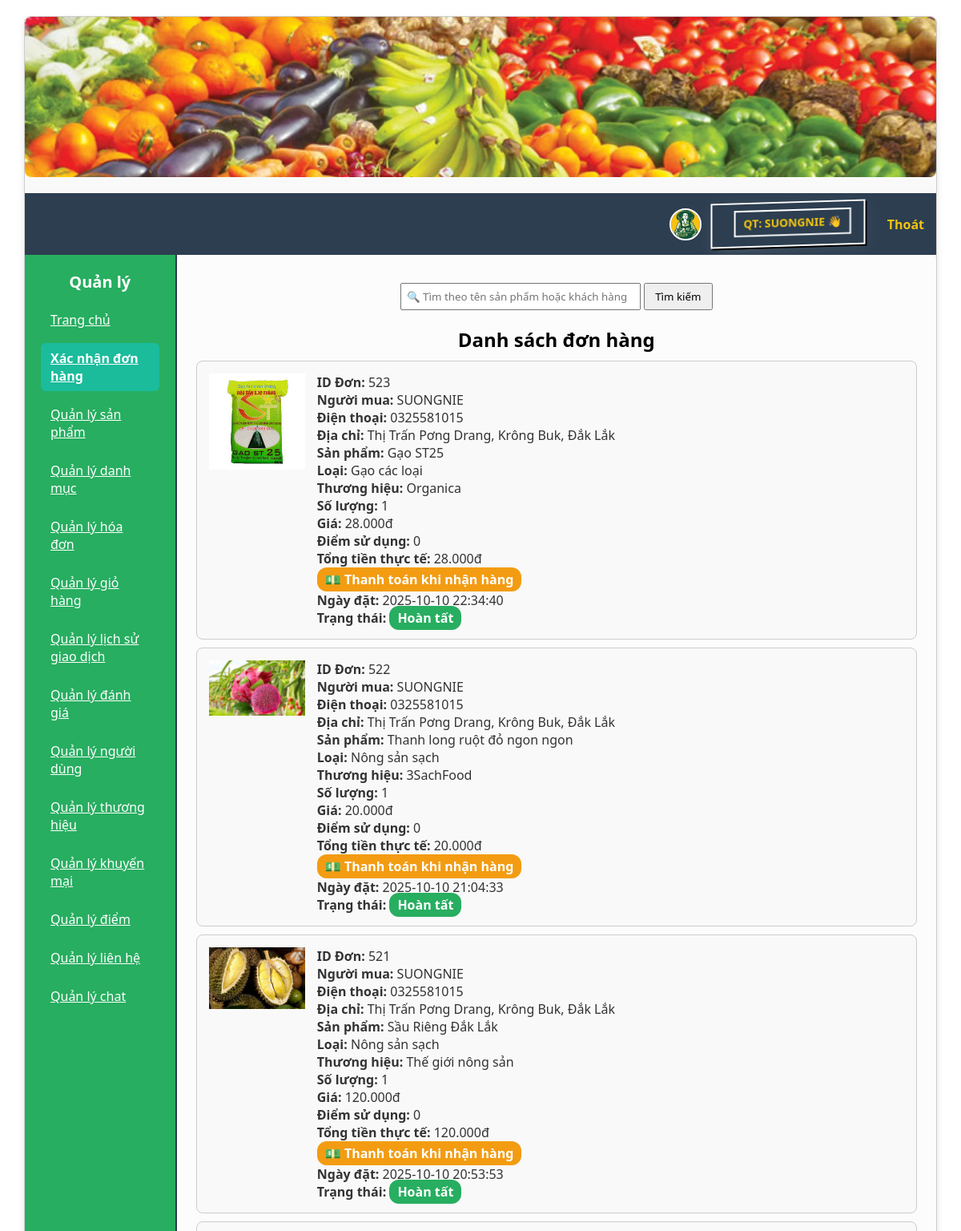
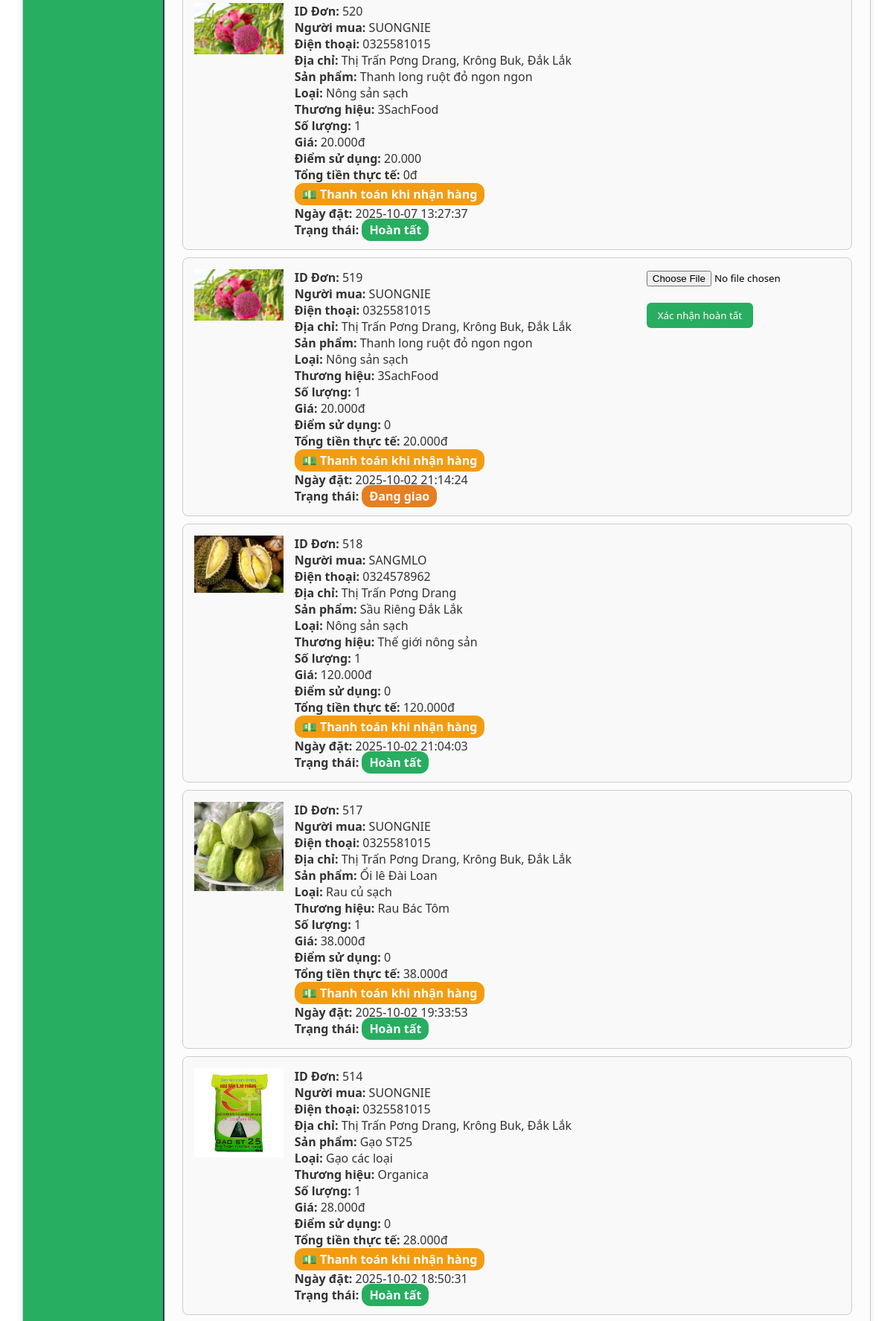
/admin/index.php?admin=xacnhandonhang (signed in, upper part), run on the app's committed database (2 pictures, top to bottom).
### tables this page shows
CREATE TABLE `taikhoan` (
  `id` int(11) NOT NULL,
  `username` varchar(50) NOT NULL,
  `email` varchar(100) NOT NULL,
  `diachi` varchar(255) NOT NULL,
  `password` varchar(255) NOT NULL,
  `phone` varchar(15) DEFAULT NULL,
  `created_at` timestamp NOT NULL DEFAULT current_timestamp(),
  `role` enum('admin','user') NOT NULL DEFAULT 'user',
  `diem` int(11) DEFAULT 0,
  `avatar` varchar(255) NOT NULL
);

CREATE TABLE `donhang` (
  `id` int(11) NOT NULL,
  `id_nguoidung` int(11) NOT NULL,
  `id_admin` int(11) DEFAULT NULL,
  `id_sanpham` int(11) NOT NULL,
  `tensanpham` varchar(255) DEFAULT NULL,
  `hinhanh` varchar(255) DEFAULT NULL,
  `loai_sanpham` varchar(255) DEFAULT NULL,
  `thuonghieu` varchar(255) DEFAULT NULL,
  `soluong` int(11) NOT NULL,
  `giaban` decimal(15,0) NOT NULL,
  `ngaydat` datetime DEFAULT current_timestamp(),
  `thanhtien` decimal(15,2) NOT NULL DEFAULT 0.00,
  `trangthai` enum('dang_cho','dang_giao','hoan_tat','da_huy') NOT NULL DEFAULT 'dang_cho',
  `diem_sudung` int(11) NOT NULL,
  `phuongthucthanhtoan` varchar(50) NOT NULL DEFAULT 'cod'
);

CREATE TABLE `sanpham` (
  `id` int(11) NOT NULL,
  `tensp` varchar(255) NOT NULL,
  `gia` decimal(15,0) NOT NULL,
  `giakhuyenmai` decimal(15,2) DEFAULT NULL,
  `giamgia` int(11) DEFAULT NULL,
  `hinhanh` varchar(255) NOT NULL,
  `mota` text DEFAULT NULL,
  `soluong` int(11) DEFAULT 0,
  `id_loai` int(11) DEFAULT NULL,
  `id_thuonghieu` int(11) DEFAULT NULL,
  `likes` int(11) DEFAULT 0,
  `ngaythem` datetime NOT NULL DEFAULT current_timestamp(),
  `trangthai` enum('an','hien') NOT NULL DEFAULT 'hien'
);

CREATE TABLE `loaisanpham` (
  `id` int(11) NOT NULL,
  `tenloai` varchar(255) NOT NULL
);

CREATE TABLE `thuonghieu` (
  `id` int(11) NOT NULL,
  `tenthuonghieu` varchar(255) NOT NULL
);

### card/xacnhan_donhang.php (the view, shortened to what this page needs)
<?php
$conn = mysqli_connect("localhost", "root", "", "banhangonline");
mysqli_set_charset($conn, "utf8");
$search = isset($_GET['search']) ? trim($_GET['search']) : '';
echo "
<form method='get' style='text-align:center;margin:20px;'>
    <input type='hidden' name='admin' value='xacnhandonhang'>
    <input type='text' name='search' value='".htmlspecialchars($search, ENT_QUOTES)."'
           placeholder='🔍 Tìm theo tên sản phẩm hoặc khách hàng'
           style='padding:6px;width:300px;'>
    <button type='submit' style='padding:6px 12px;'>Tìm kiếm</button>
</form>
";
$limit = 10;
$page = isset($_GET['page']) ? max(1, intval($_GET['page'])) : 1;
$offset = ($page-1) * $limit;
$where = $search ? "WHERE s.tensp LIKE '%".mysqli_real_escape_string($conn,$search)."%' OR t.username LIKE '%".mysqli_real_escape_string($conn,$search)."%' " : "";
$sql = "
    SELECT d.*, t.username,t.diachi,t.phone,
           s.tensp,s.hinhanh,s.gia AS giaban,
           l.tenloai AS loai_sanpham, th.tenthuonghieu AS thuonghieu
    FROM donhang d
    JOIN taikhoan t ON d.id_nguoidung=t.id
    JOIN sanpham s ON d.id_sanpham=s.id
    LEFT JOIN loaisanpham l ON s.id_loai=l.id
    LEFT JOIN thuonghieu th ON s.id_thuonghieu=th.id
    $where
    ORDER BY d.ngaydat DESC
    LIMIT $limit OFFSET $offset
";
$result = mysqli_query($conn,$sql);
echo '<h2 style="text-align:center;">Danh sách đơn hàng</h2>';
while($row = mysqli_fetch_assoc($result)){
    $soluong = max(1, intval($row['soluong']));
    $giaban_thucte = floatval($row['giaban']);
    $result_diem = mysqli_query($conn,"SELECT SUM(diem) AS diem_tru FROM lichsu_diem WHERE id_donhang={$row['id']} AND loai='tieu'");
    $diem_tru = floatval(mysqli_fetch_assoc($result_diem)['diem_tru'] ?? 0);
    $tongtien_thucte = $giaban_thucte * $soluong - $diem_tru;
    $trangthai_text = match($row['trangthai']){
        'dang_cho' => "<span class='status status-dangcho'>Đang chờ</span>",
        'dang_giao' => "<span class='status status-danggiao'>Đang giao</span>",
        'hoan_tat' => "<span class='status status-hoantat'>Hoàn tất</span>",
        default => "<span class='status status-dahuy'>Đã hủy</span>",
    };
    $pt = strtolower($row['phuongthucthanhtoan']);
    switch($pt){
        case 'cod': $pt_colorr='background:#f39c12;color:#fff;'; $pt_icon='💵'; $pt_text='Thanh toán khi nhận hàng'; break;
    }
    echo "<div style='border:1px solid #ccc;padding:15px;margin:10px auto;width:900px;border-radius:8px;background:#f9f9f9;display:flex;'>
            <div style='flex:0 0 120px;margin-right:15px;'><img src='/banhangonline/img/{$row['hinhanh']}' width='120'></div>
            <div style='flex:1;color:#333;'>
                <b>ID Đơn:</b> {$row['id']}<br>
                <b>Người mua:</b> {$row['username']}<br>
                <b>Điện thoại:</b> {$row['phone']}<br>
                <b>Địa chỉ:</b> {$row['diachi']}<br>
                <b>Sản phẩm:</b> {$row['tensp']}<br>
                <b>Loại:</b> {$row['loai_sanpham']}<br>
                <b>Thương hiệu:</b> {$row['thuonghieu']}<br>
                <b>Số lượng:</b> {$row['soluong']}<br>
                <b>Giá:</b> ".number_format($giaban_thucte,0,',','.')."đ<br>
                <b>Điểm sử dụng:</b> ".number_format($diem_tru,0,',','.')."<br>
                <b>Tổng tiền thực tế:</b> ".number_format($tongtien_thucte,0,',','.')."đ<br>
                <span style='display:inline-block;padding:4px 10px;border-radius:12px;font-weight:bold;$pt_colorr'>$pt_icon $pt_text</span><br>
                <b>Ngày đặt:</b> {$row['ngaydat']}<br>
                <b>Trạng thái:</b> $trangthai_text
            </div>";
    if($row['trangthai']=='dang_cho'){
        echo "<form method='post' style='margin-left:20px;'>
                <input type='hidden' name='xacnhan_id' value='{$row['id']}'>
                <button type='submit' style='padding:8px 15px;background:#2980b9;color:#fff;border:none;border-radius:6px;'>Xác nhận giao hàng</button>
              </form>";
    } elseif($row['trangthai']=='dang_giao'){
        echo "<form method='post' enctype='multipart/form-data' style='margin-left:20px;'
            onsubmit=\"
                if(!document.querySelector('[name=anh_nhanhang]').value){alert('⚠️ Vui lòng tải lên ảnh khách hàng đã nhận hàng!');return false;}
            \">
            <input type='hidden' name='xacnhan_id' value='{$row['id']}'>
            <input type='file' name='anh_nhanhang' accept='image/*'><br><br>
            <button type='submit' style='padding:8px 15px;background:#27ae60;color:#fff;border:none;border-radius:6px;'>Xác nhận hoàn tất</button>
        </form>";
    }
    echo "</div>";
}
?>

### admin/index.php (shortened to what this page needs)
<?php
$page = $_GET['admin'] ?? 'trangchu';
$adminPages = [
    'trangchu'        => 'trangchu.php',
    'xacnhandonhang'  => '../card/xacnhan_donhang.php',
    'hienthisp'       => './quanly_sp/hienthisp.php',
    'hienthidm'       => './quanly_loai/hienthidm.php',
    'hienthihd'       => './quanly_hd/hienthihd.php',
    'giohang'         => './quanly_giohang/giohang.php',
    'danhgia'         => './quanly_danhgia/danhgia.php',
    'nguoidung'       => './quanly_nd/nguoidung.php',
    'thuonghieu'      => './quanly_th/thuonghieu.php',
    'khuyenmai'       => './quanly_km/khuyenmai.php',
    'diem'            => './quanly_diem/diem.php',
    'lienhe'          => './quanly_lienhe/lienhe.php',
    'chitiet_taikhoan'=> 'chitiet_taikhoan.php',
    'chat_panel'=> 'chat_panel.php',
    'lichsugiaodich'=> './quanly_lichsugiaodich/lichsugiaodich.php',
];
$menuItems = [
    'trangchu'        => 'Trang chủ',
    'xacnhandonhang'  => 'Xác nhận đơn hàng',
    'hienthisp'       => 'Quản lý sản phẩm',
    'hienthidm'       => 'Quản lý danh mục',
    'hienthihd'       => 'Quản lý hóa đơn',
    'giohang'         => 'Quản lý giỏ hàng',
     'lichsugiaodich'          => 'Quản lý lịch sử giao dịch',
    'danhgia'         => 'Quản lý đánh giá',
    'nguoidung'       => 'Quản lý người dùng',
    'thuonghieu'      => 'Quản lý thương hiệu',
    'khuyenmai'       => 'Quản lý khuyến mại',
    'diem'            => 'Quản lý điểm',
    'lienhe'          => 'Quản lý liên hệ',
    'chat_panel'          => 'Quản lý chat'
];
$conn = new mysqli("localhost", "root", "", "banhangonline");
$conn->set_charset("utf8");
$user = $_SESSION['username'];
$taikhoan_id = 0;
$avatar = 'img/avatar.png';
$stmt = $conn->prepare("SELECT id, avatar FROM taikhoan WHERE username=?");
$stmt->bind_param("s", $user);
$stmt->execute();
$result = $stmt->get_result();
if($row = $result->fetch_assoc()){
    $taikhoan_id = $row['id'];
    if(!empty($row['avatar']) && file_exists($_SERVER['DOCUMENT_ROOT'] . '/banhangonline/' . $row['avatar'])){
        $avatar = '/banhangonline/' . ltrim($row['avatar'], '/');
    }
}
?>
<!DOCTYPE html>
<html lang="vi">
<head>
<link rel="stylesheet" type="text/css" href="index.css">
</head>
<body>
<div class="wrapper">
<div class="header-slider">
  <div class="slides">
    <img src="../img/chinh.jpg" alt="Banner 1">
  </div>
</div>
<div class="top-bar">
    <img src="<?php echo htmlspecialchars($avatar); ?>"
         alt="User Avatar" class="topbar-avatar">
    <div class="input__container topbar-username">
        <span class="shadow__input"></span>
        <a href="?admin=chitiet_taikhoan&id=<?php echo $taikhoan_id; ?>"
           class="input__button__shadow">
            QT: <?php echo htmlspecialchars($user); ?> 👋
        </a>
    </div>
    <a href="logout.php" class="topbar-logout">Thoát</a>
</div>
    <div class="main-content">
        <div class="sidebar-left">
            <h3>Quản lý</h3>
            <ul>
                <?php
                foreach ($menuItems as $key => $label) {
                    $active = ($page === $key) ? 'active' : '';
                    echo "<li><a href='?admin=$key' class='$active'>$label</a></li>";
                }
                ?>
            </ul>
        </div>
        <div class="danhsachall">
            <?php
            if (array_key_exists($page, $adminPages)) {
                $filePath = $adminPages[$page];
                if (file_exists($filePath)) {
                    include($filePath);
                } else {
                    echo "<p>File $filePath không tồn tại!</p>";
                }
            } else {
                include($adminPages['trangchu']);
            }
            ?>
        </div>
    </div>
</div>
</body>
</html>

### admin/index.css (style rules this page uses)
* { margin: 0; padding: 0; box-sizing: border-box; font-family: 'Segoe UI', Tahoma, Geneva, Verdana, sans-serif; }
.wrapper { width: 1200px; margin: 20px auto; border: 1px solid #ccc; border-radius: 8px; overflow: hidden; background: #f9f9f9; box-shadow: 0 4px 8px rgba(0,0,0,0.1); }
.top-bar { background: #2c3e50; color: #fff; padding: 10px 15px; text-align: right; }
.top-bar a { color: #f1c40f; text-decoration: none; margin-left: 15px; font-weight: bold; }
.main-content { display: flex; min-height: 500px; }
.sidebar-left { width: 250px; background: #27ae60; padding: 20px; color: #fff; border-right: 2px solid #2c3e50; }
.sidebar-left h3 { margin-bottom: 15px; text-align: center; font-size: 20px; }
.sidebar-left ul { list-style: none; }
.sidebar-left li { margin-bottom: 10px; }
.sidebar-left a { display: block; color: #fff; padding: 8px 12px; border-radius: 6px; transition: 0.3s; }
.sidebar-left a:hover, .sidebar-left a.active { background: #1abc9c; color: #fff; font-weight: bold; }
.danhsachall { width: 100%; padding: 15px; background: #fcfcfc; border-radius: 8px; box-shadow: 0 2px 5px rgba(0,0,0,0.1); }
@media (max-width: 1200px) { .wrapper { width: 95%; } }
@media (max-width: 1200px) { .sidebar-left { width: 220px; } }

### admin/index.php (style rules this page uses)
.header-slider { width: 100%; max-height: 200px; overflow: hidden; border-radius: 8px; margin-bottom: 20px; position: relative; }
.slides { display: flex; transition: transform 0.5s ease-in-out; }
.slides img { width: 100%; flex-shrink: 0; object-fit: cover; }
.top-bar { display: flex; flex-wrap: wrap; align-items: center; justify-content: flex-end; gap: 10px; background: #2c3e50; padding: 10px 15px; color: white; }
.topbar-avatar { width: 40px; height: 40px; border-radius: 50%; object-fit: cover; border: 2px solid #fff; }
.topbar-username { max-width: 200px; position: relative; }
.input__container { background: #2c3e50; padding: 10px 15px; display: flex; justify-content: center; align-items: center; border: 2px solid #fff; transition: all 400ms cubic-bezier(0.23, 1, 0.32, 1); transform-style: preserve-3d; transform: rotateX(10deg) rotateY(-10deg); perspective: 1000px; box-shadow: 2px 2px 0 #000; }
.shadow__input { content: ""; position: absolute; width: 100%; height: 100%; left: 0; bottom: 0; z-index: -1; transform: translateZ(-20px); background: linear-gradient( 45deg, rgba(255, 255, 255, 0.2) 0%, rgba(255, 255, 255, 0.05) 100% ); filter: blur(10px); }
.input__button__shadow { cursor: pointer; border: 2px solid #fff; background: transparent; padding: 5px 10px; transform: translateZ(10px); font-weight: bold; text-transform: uppercase; transition: all 400ms cubic-bezier(0.23, 1, 0.32, 1); text-decoration: none; color: #fff; font-size: 14px; }
.topbar-logout { color: #fff; text-decoration: none; font-weight: bold; margin-left: 15px; transition: color 0.3s; }

### card/xacnhan_donhang.php (style rules this page uses)
.status { padding: 4px 10px; border-radius: 12px; font-weight: bold; color: #fff; }
.status-danggiao { background: #e67e22; }
.status-hoantat { background: #27ae60; }

### data on the page
taikhoan: avatar (picture)
donhang: id_sanpham.hinhanh (picture), id "523", id_nguoidung.username "SUONGNIE", id_nguoidung.phone "0325581015", id_nguoidung.diachi "Thị Trấn Pơng Drang, Krông Buk, Đắk Lắk", id_sanpham.tensp "Gạo ST25", loaisanpham.tenloai "Gạo các loại", thuonghieu.tenthuonghieu "Organica", soluong "1", id_sanpham.gia "28.000", diem_tru "0", tongtien_thucte "28.000", phuongthucthanhtoan "💵", phuongthucthanhtoan "Thanh toán khi nhận hàng", ngaydat "2025-10-10 22:34:40", trangthai "Hoàn tất"
donhang: id_sanpham.hinhanh (picture), id "522", id_nguoidung.username "SUONGNIE", id_nguoidung.phone "0325581015", id_nguoidung.diachi "Thị Trấn Pơng Drang, Krông Buk, Đắk Lắk", id_sanpham.tensp "Thanh long ruột đỏ ngon ngon", loaisanpham.tenloai "Nông sản sạch", thuonghieu.tenthuonghieu "3SachFood", soluong "1", id_sanpham.gia "20.000", diem_tru "0", tongtien_thucte "20.000", phuongthucthanhtoan "💵", phuongthucthanhtoan "Thanh toán khi nhận hàng", ngaydat "2025-10-10 21:04:33", trangthai "Hoàn tất"
donhang: id_sanpham.hinhanh (picture), id "521", id_nguoidung.username "SUONGNIE", id_nguoidung.phone "0325581015", id_nguoidung.diachi "Thị Trấn Pơng Drang, Krông Buk, Đắk Lắk", id_sanpham.tensp "Sầu Riêng Đắk Lắk", loaisanpham.tenloai "Nông sản sạch", thuonghieu.tenthuonghieu "Thế giới nông sản", soluong "1", id_sanpham.gia "120.000", diem_tru "0", tongtien_thucte "120.000", phuongthucthanhtoan "💵", phuongthucthanhtoan "Thanh toán khi nhận hàng", ngaydat "2025-10-10 20:53:53", trangthai "Hoàn tất"
donhang: id_sanpham.hinhanh (picture), id "520", id_nguoidung.username "SUONGNIE", id_nguoidung.phone "0325581015", id_nguoidung.diachi "Thị Trấn Pơng Drang, Krông Buk, Đắk Lắk", id_sanpham.tensp "Thanh long ruột đỏ ngon ngon", loaisanpham.tenloai "Nông sản sạch", thuonghieu.tenthuonghieu "3SachFood", soluong "1", id_sanpham.gia "20.000", diem_tru "20.000", tongtien_thucte "0", phuongthucthanhtoan "💵", phuongthucthanhtoan "Thanh toán khi nhận hàng", ngaydat "2025-10-07 13:27:37", trangthai "Hoàn tất"
donhang: id_sanpham.hinhanh (picture), id "519", id_nguoidung.username "SUONGNIE", id_nguoidung.phone "0325581015", id_nguoidung.diachi "Thị Trấn Pơng Drang, Krông Buk, Đắk Lắk", id_sanpham.tensp "Thanh long ruột đỏ ngon ngon", loaisanpham.tenloai "Nông sản sạch", thuonghieu.tenthuonghieu "3SachFood", soluong "1", id_sanpham.gia "20.000", diem_tru "0", tongtien_thucte "20.000", phuongthucthanhtoan "💵", phuongthucthanhtoan "Thanh toán khi nhận hàng", ngaydat "2025-10-02 21:14:24", trangthai "Đang giao"
donhang: id_sanpham.hinhanh (picture), id "518", id_nguoidung.username "SANGMLO", id_nguoidung.phone "0324578962", id_nguoidung.diachi "Thị Trấn Pơng Drang", id_sanpham.tensp "Sầu Riêng Đắk Lắk", loaisanpham.tenloai "Nông sản sạch", thuonghieu.tenthuonghieu "Thế giới nông sản", soluong "1", id_sanpham.gia "120.000", diem_tru "0", tongtien_thucte "120.000", phuongthucthanhtoan "💵", phuongthucthanhtoan "Thanh toán khi nhận hàng", ngaydat "2025-10-02 21:04:03", trangthai "Hoàn tất"
donhang: id_sanpham.hinhanh (picture), id "517", id_nguoidung.username "SUONGNIE", id_nguoidung.phone "0325581015", id_nguoidung.diachi "Thị Trấn Pơng Drang, Krông Buk, Đắk Lắk", id_sanpham.tensp "Ổi lê Đài Loan", loaisanpham.tenloai "Rau củ sạch", thuonghieu.tenthuonghieu "Rau Bác Tôm", soluong "1", id_sanpham.gia "38.000", diem_tru "0", tongtien_thucte "38.000", phuongthucthanhtoan "💵", phuongthucthanhtoan "Thanh toán khi nhận hàng", ngaydat "2025-10-02 19:33:53", trangthai "Hoàn tất"
donhang: id_sanpham.hinhanh (picture), id "514", id_nguoidung.username "SUONGNIE", id_nguoidung.phone "0325581015", id_nguoidung.diachi "Thị Trấn Pơng Drang, Krông Buk, Đắk Lắk", id_sanpham.tensp "Gạo ST25", loaisanpham.tenloai "Gạo các loại", thuonghieu.tenthuonghieu "Organica", soluong "1", id_sanpham.gia "28.000", diem_tru "0", tongtien_thucte "28.000", phuongthucthanhtoan "💵", phuongthucthanhtoan "Thanh toán khi nhận hàng", ngaydat "2025-10-02 18:50:31", trangthai "Hoàn tất"

### other printed values
$user "SUONGNIE"
$label "Trang chủ"
$label "Xác nhận đơn hàng"
$label "Quản lý sản phẩm"
$label "Quản lý danh mục"
$label "Quản lý hóa đơn"
$label "Quản lý giỏ hàng"
$label "Quản lý lịch sử giao dịch"
$label "Quản lý đánh giá"
$label "Quản lý người dùng"
$label "Quản lý thương hiệu"
$label "Quản lý khuyến mại"
$label "Quản lý điểm"
$label "Quản lý liên hệ"
$label "Quản lý chat"
